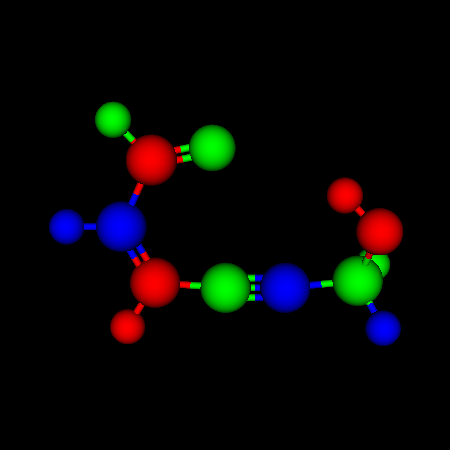

Write the Python code that produced this figure.
#!/usr/bin/env python
# Demonstrate vtkMoleculeMapper with custom RGB color array and MapScalars off.

import vtkmodules.vtkInteractionStyle  # noqa: F401
import vtkmodules.vtkRenderingOpenGL2  # noqa: F401

from vtkmodules.vtkCommonCore import vtkDoubleArray
from vtkmodules.vtkCommonDataModel import vtkDataObject, vtkMolecule
from vtkmodules.vtkDomainsChemistry import vtkMoleculeMapper
from vtkmodules.vtkRenderingCore import (
    vtkActor,
    vtkLight,
    vtkRenderWindow,
    vtkRenderWindowInteractor,
    vtkRenderer,
)

# Build molecule.
mol = vtkMolecule()
mol.Initialize()

o1 = mol.AppendAtom(8, 3.0088731969, 1.1344098673, 0.9985902874)
o2 = mol.AppendAtom(8, -0.2616286966, 2.7806709534, 0.7027800226)
c1 = mol.AppendAtom(6, -2.0738607910, 1.2298524695, 0.3421802228)
c2 = mol.AppendAtom(6, -1.4140240045, 0.1045928523, 0.0352265378)
c3 = mol.AppendAtom(6, 0.0000000000, 0.0000000000, 0.0000000000)
c4 = mol.AppendAtom(6, 1.2001889412, 0.0000000000, 0.0000000000)
c5 = mol.AppendAtom(6, -1.4612030913, 2.5403617582, 0.6885503164)
c6 = mol.AppendAtom(6, 2.6528126498, 0.1432895796, 0.0427014196)
h1 = mol.AppendAtom(1, -3.1589178142, 1.2268537165, 0.3536340040)
h2 = mol.AppendAtom(1, -1.9782163251, -0.7930325394, -0.1986937306)
h3 = mol.AppendAtom(1, 3.0459155564, 0.4511167867, -0.9307386568)
h4 = mol.AppendAtom(1, 3.1371551056, -0.7952192984, 0.3266426961)
h5 = mol.AppendAtom(1, 2.3344947615, 1.8381683043, 0.9310726537)
h6 = mol.AppendAtom(1, -2.1991803919, 3.3206134015, 0.9413825084)

mol.AppendBond(c1, c5, 1)
mol.AppendBond(c1, c2, 2)
mol.AppendBond(c2, c3, 1)
mol.AppendBond(c3, c4, 3)
mol.AppendBond(c4, c6, 1)
mol.AppendBond(c5, o2, 2)
mol.AppendBond(c6, o1, 1)
mol.AppendBond(c5, h6, 1)
mol.AppendBond(c1, h1, 1)
mol.AppendBond(c2, h2, 1)
mol.AppendBond(c6, h3, 1)
mol.AppendBond(c6, h4, 1)
mol.AppendBond(o1, h5, 1)

# Build RGB color array (cycling R, G, B per atom).
colors = vtkDoubleArray()
colors.SetName("Colors")
colors.SetNumberOfComponents(3)
colors.Allocate(3 * mol.GetNumberOfAtoms())
for i in range(mol.GetNumberOfAtoms()):
    c = [0.0, 0.0, 0.0]
    c[i % 3] = 1.0
    colors.InsertNextTypedTuple(c)
mol.GetAtomData().AddArray(colors)

# Molecule mapper with custom color array.
mol_mapper = vtkMoleculeMapper()
mol_mapper.SetInputData(mol)
mol_mapper.SetInputArrayToProcess(
    0, 0, 0, vtkDataObject.FIELD_ASSOCIATION_VERTICES, "Colors"
)
mol_mapper.UseBallAndStickSettings()
mol_mapper.SetMapScalars(False)

# Actor with material properties.
actor = vtkActor()
actor.SetMapper(mol_mapper)
actor.GetProperty().SetAmbient(0.0)
actor.GetProperty().SetDiffuse(1.0)
actor.GetProperty().SetSpecular(0.0)
actor.GetProperty().SetSpecularPower(40)

# Camera light.
light = vtkLight()
light.SetLightTypeToCameraLight()
light.SetPosition(1.0, 1.0, 1.0)

# Rendering pipeline.
renderer = vtkRenderer()
renderer.AddActor(actor)
renderer.SetBackground(0.0, 0.0, 0.0)

render_window = vtkRenderWindow()
render_window.SetSize(450, 450)
render_window.SetMultiSamples(0)
render_window.AddRenderer(renderer)
render_window.SetWindowName("molecule mapper colors")

render_window.Render()
renderer.GetActiveCamera().Zoom(2.0)

interactor = vtkRenderWindowInteractor()
interactor.SetRenderWindow(render_window)

interactor.Initialize()
interactor.Start()
